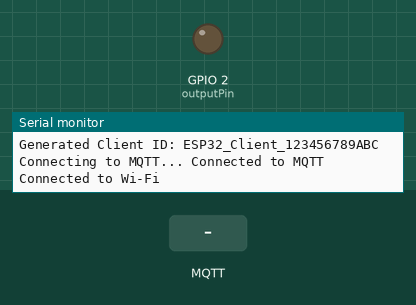
Simulated run of this sketch. Board: ESP32. Shown: output pins drawn as LEDs (lit = HIGH), the last lines printed to the serial monitor. The inputs (shaded band) are chosen by the test bench. WiFi joins after 1.5 s; servers stay silent unless stated; no MQTT or app messages arrive unless stated.

Above: at 2.7 s.
2.8 s: MQTT message "ON" arrives on the first subscribed topic
At 4.0 s:
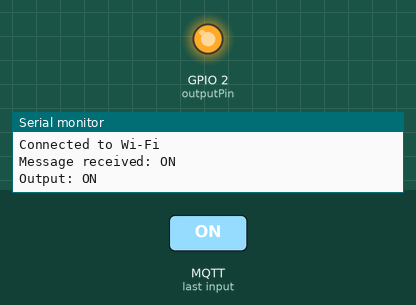
4.3 s: MQTT message "OFF" arrives on the first subscribed topic
At 5.4 s:
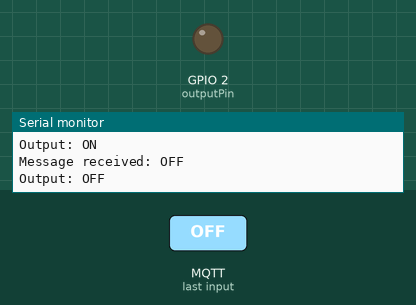
Timing chart, 0 to 7.3 s (numbered marks = the images above; inputs shaded):
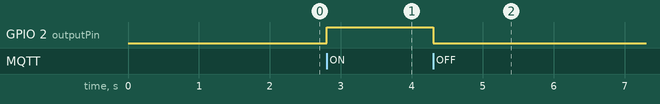

The sketch:

esp32mqtt.ino
```cpp
#include <WiFi.h>
#include <WiFiManager.h>    // For Wi-Fi configuration
#include <PubSubClient.h>   // For MQTT
#include <WiFiClientSecure.h> // For TLS support

// MQTT Broker settings (HiveMQ Cloud)
const char* mqtt_server = "b1040f453c014b0fb5eeebc408edf63d.s1.eu.hivemq.cloud";
const int mqtt_port = 8883; // TLS port
// Generate unique client ID from MAC address
uint64_t chipid;
char mqtt_client_id[50];
const char* mqtt_username = "HUMAN_TRACKING"; // Replace with your HiveMQ username
const char* mqtt_password = "12345678aA";     // Replace with your HiveMQ password

// Pin for an output (e.g., LED)
const int outputPin = 2; // Change this to your hardware pin

// WiFi and MQTT clients
WiFiClientSecure espClient;
PubSubClient client(espClient);

// Variables to track state
bool prevWifiStatus = false;

void setup() {
  Serial.begin(115200);
  pinMode(outputPin, OUTPUT);
  digitalWrite(outputPin, LOW); // Initial state: OFF

  // Create an instance of WiFiManager
  WiFiManager wm;

  // Uncomment the next line to reset WiFi settings for testing
  // wm.resetSettings();

  // Start WiFiManager
  if (!wm.autoConnect("HUMAN_TRACKING", "12345678")) {
    Serial.println("Failed to connect and hit timeout");
    delay(3000);
    ESP.restart(); // Restart if connection fails
  }

  // If we get here, Wi-Fi is connected
  Serial.println("Connected to Wi-Fi");
  Serial.print("IP Address: ");
  Serial.println(WiFi.localIP());

  // Generate unique client ID from MAC address
  chipid = ESP.getEfuseMac(); // Get MAC address
  snprintf(mqtt_client_id, 50, "ESP32_Client_%04X%08X", (uint16_t)(chipid >> 32), (uint32_t)chipid);

  Serial.print("Generated Client ID: ");
  Serial.println(mqtt_client_id);

  // Configure TLS (HiveMQ Cloud uses default certificates)
  espClient.setInsecure(); // Use this for default certs (not recommended for production)

  // Set up MQTT
  client.setServer(mqtt_server, mqtt_port);
  client.setCallback(callback);
  reconnect();
}

void reconnect() {
  unsigned long startAttempt = millis();
  while (!client.connected() && millis() - startAttempt < 30000) { // 30-second timeout
    Serial.print("Connecting to MQTT... ");
    if (client.connect(mqtt_client_id, mqtt_username, mqtt_password)) {
      Serial.println("Connected to MQTT");
      client.subscribe("esp32/control"); // Subscribe to control topic
      client.publish("esp32/status", "ONLINE"); // Publish online status
    } else {
      Serial.print("Failed, rc=");
      Serial.print(client.state());
      Serial.print(" - Details: ");
      switch (client.state()) {
        case -4: Serial.println("Connection timeout"); break;
        case -3: Serial.println("Connection lost"); break;
        case -2: Serial.println("Connect failed"); break;
        case -1: Serial.println("Disconnected"); break;
        case 1: Serial.println("Incorrect protocol version"); break;
        case 2: Serial.println("Invalid client ID"); break;
        case 3: Serial.println("Broker unavailable"); break;
        case 4: Serial.println("Bad username or password"); break;
        case 5: Serial.println("Not authorized"); break;
        default: Serial.println("Unknown error"); break;
      }
      Serial.println(" - Retrying in 5 seconds...");
      delay(5000);
    }
  }
  if (!client.connected()) {
    Serial.println("MQTT connection timed out after 30 seconds");
  }
}

void callback(char* topic, byte* payload, unsigned int length) {
  String message;
  for (int i = 0; i < length; i++) {
    message += (char)payload[i];
  }
  Serial.println("Message received: " + message);

  // Control the output based on message
  if (message == "ON") {
    digitalWrite(outputPin, HIGH);
    Serial.println("Output: ON");
  } else if (message == "OFF") {
    digitalWrite(outputPin, LOW);
    Serial.println("Output: OFF");
  }
}

void loop() {
  // Check Wi-Fi status
  bool currentWifiStatus = WiFi.status() == WL_CONNECTED;
  if (currentWifiStatus != prevWifiStatus) {
    prevWifiStatus = currentWifiStatus;
    if (prevWifiStatus) {
      Serial.println("Connected to Wi-Fi");
    } else {
      Serial.println("Disconnected from Wi-Fi");
    }
  }

  // Maintain MQTT connection
  if (prevWifiStatus && !client.connected()) {
    reconnect();
  }
  client.loop();

  // Periodically publish online status
  static unsigned long lastPublish = 0;
  if (millis() - lastPublish > 5000 && client.connected()) { // Every 5 seconds
    client.publish("esp32/status", "ONLINE");
    lastPublish = millis();
  }
}
```

Measured:
- after the input at 2.8 s, GPIO 2 (outputPin): LOW → HIGH at once
- after the input at 4.3 s, GPIO 2 (outputPin): HIGH → LOW at once
